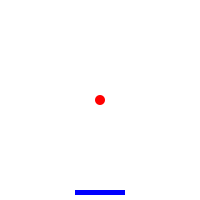
Frame 1 (no input)
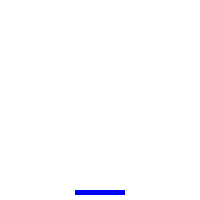
Frame 60 (the mouse pressed at the canvas centre just before this capture)
Frame 120 (the mouse held since frame 60 and released just before this capture): identical to frame 60, image omitted

The Processing sketch that drew these frames (run headless with seeded random() and noise(); from frame 60 on, the mouse is pressed at the canvas centre):

// Processing sketch: paddleBallv2
// ── paddleBallv2.pde
float ballRadius = 5;
float startX;
float startY;
float ballX;
float ballY;
float paddleWidth = 50;
float paddleHeight = 5;
float paddleX;
float paddleY;
float paddleCentre;
float paddleHit;
float reverse;
int frames = 60;
boolean flagLeft = false;
boolean flagRight = false;

float xSpeed = (int)random(-3,3);
int ySpeed = 3;
int paddleSpeed = 5;
float gravity = 0.1;

void setup()
{
  size(200,200);
  frameRate(frames);
  
  //Default start for paddle X and Y
  paddleY = height - 10;
  paddleX = 75;
  
  //Debug X, 40 to 50 isn't working, 55 to 65 is choppy, 70 is a default middle paddle hit
  //paddleX = 50;
  
  //Default start X and Y for ball
  startX = width/2;
  startY = height/2;
  
  //Start X and Y for ball to test bug
  //startX = 127;
  //startY = 165;
  
  
  ballX = startX;
  ballY = startY;
  
  //length of the paddle edges that reverse the direction
  reverse = 10;
}

void draw()
{
  background(255);
  
  //Setting the fill and dimensions for the ball
  fill(255,0,0);
  noStroke();
  ellipse(ballX,ballY,ballRadius*2,ballRadius*2);
  
  //Setting fill and dimensions for the paddle
  fill(0,0,255);
  rect(paddleX, paddleY, paddleWidth, paddleHeight);
  
  //Colour and dimensions for the edges of the paddle that reverse the direction of the ball
  //fill(0,255,0);
  //rect(paddleX, paddleY, reverse, paddleHeight);
  //rect(paddleX+(paddleWidth-reverse), paddleY, reverse, paddleHeight);
  
  //Calling the movement function
  move(flagLeft,flagRight);
  
  paddleCentre = paddleX+(paddleWidth/2);
  
  //If the ball hits the top edge of the screen, invert ySpeed
  if(ballY < ballRadius)
  {
    ballY = ballRadius;
    ySpeed = -ySpeed;
  }
  
  //If the ball hits the left edge of the screen, invert xSpeed
  if(ballX < ballRadius)
  {
    ballX = ballRadius;
    xSpeed = -xSpeed;
  }
  
  //If the ball hits the right edge of the screen, invert xSpeed
  if(ballX > width-ballRadius)
  {
    ballX = ballX-ballRadius;
    xSpeed = -xSpeed;
  }
  
  //If the ball hits the left edge of the paddle, and the ball is travelling right, invert both the xSpeed and the ySpeed
  /*if(ballY > (paddleY-ballRadius) && ballY < (paddleY+paddleHeight+ballRadius) && xSpeed > 0)
  {
    if(ballX > paddleX-ballRadius && ballX < paddleX+ballRadius+reverse)
    {
      paddleHit = ballX - paddleCentre;
      ballX = ballX - ballRadius;
      ballY = ballY - ballRadius;
      xSpeed = -xSpeed;
      ySpeed = -ySpeed;
    }
  }
  
  //If the ball hits the right edge of the paddle, and the ball is travelling left, invert both the xSpeed and the ySpeed
  if(ballY > (paddleY-ballRadius) && ballY < (paddleY+paddleHeight+ballRadius) && xSpeed < 0)
  {
    if(ballX > paddleX+paddleWidth-reverse-ballRadius && ballX < paddleX+paddleWidth+ballRadius)
    {
      ballX = ballX + ballRadius;
      ballY = ballY - ballRadius;
      xSpeed = -xSpeed;
      ySpeed = -ySpeed;
    }
  }*/
  
  //If the ball hits the paddle, invert the ySpeed
  if(ballY > (paddleY-ballRadius) && ballY < (paddleY+paddleHeight+ballRadius))
  {
    if(ballX > paddleX-ballRadius && ballX < paddleX+paddleWidth+ballRadius)
    {
      paddleHit = ballX - paddleCentre;
      if(paddleHit < 1 && paddleHit > 0)
      {
        paddleHit = 1;
      }
      if(paddleHit > -1 && paddleHit < 0)
      {
        paddleHit = -1;
      }
      
      xSpeed = paddleHit/xSpeed;
      ySpeed = -ySpeed;
    }
  }
  
  //If the ball goes off the bottom of the screen, respawn the ball at it's starting location
  if (ballY > height+ballRadius)
  {
    ballX = startX;
    ballY = startY;
    xSpeed = (int)random(-3,3);
    ySpeed = 5;
  }
  
  //Increasing X and Y according to their relative speed
  ballX += xSpeed;
  ballY += ySpeed;
  
  println("Paddle: (" + paddleX +", " + paddleY + ")" + "    Ball: (" + ballX +", " + ballY + ")");
}

void keyPressed()
{
  if(key == CODED)
  {
    //If left arrow is pressed, set flag
    if(keyCode == LEFT)
    {
      flagLeft = true;
    }
    
    //If right arrow is pressed, set flag
    if(keyCode == RIGHT)
    {
      flagRight = true;
    }
  }
}

void keyReleased()
{
  if(key == CODED)
  {
    //If left arrow is released, unset flag
    if(keyCode == LEFT)
    {
      flagLeft = false;
    }
    
    //If right arrow is released, unset flag
    if(keyCode == RIGHT)
    {
      flagRight = false;
    }
  }
}

void move(boolean f1, boolean f2)
{
  //If flagLeft is set, move the paddle left as long as it isn't going off screen
  if (f1)
    {
      if((paddleX-paddleSpeed)>-paddleSpeed)
        paddleX-=paddleSpeed;
    }
  
  //If flagRight is set, move the paddle right as long as it isn't going off screen  
  if (f2)
  {
    if(((paddleX+paddleWidth)+paddleSpeed)<width+paddleSpeed)
      paddleX+=paddleSpeed;
  }
}
    
